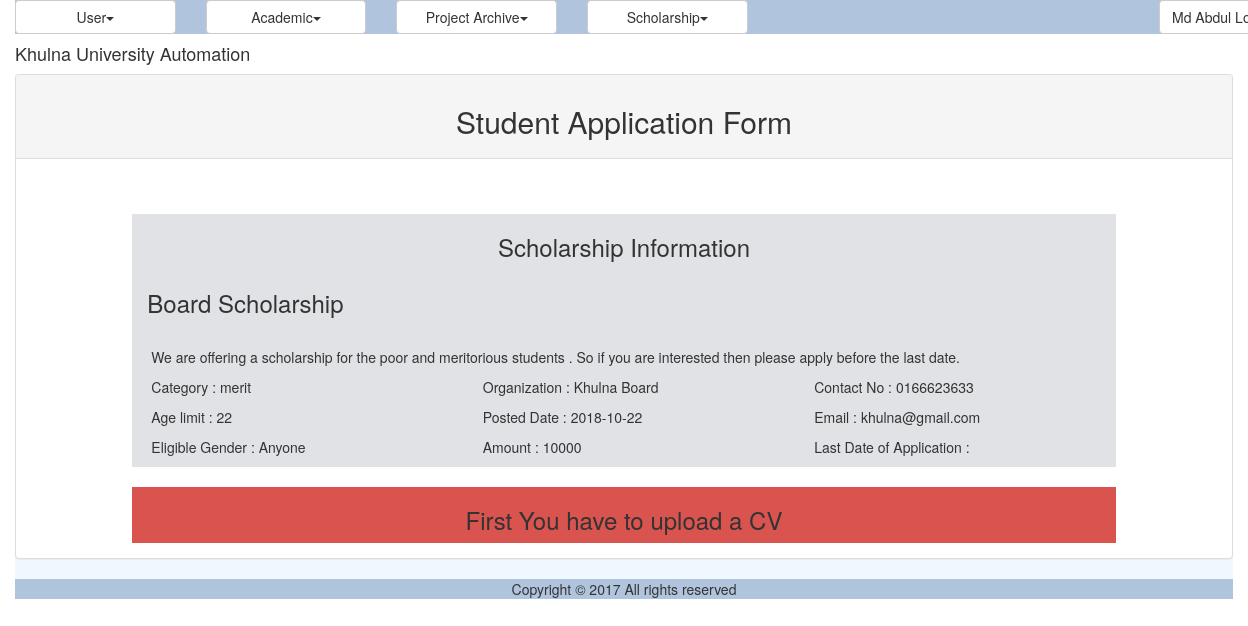
/view_scholarship.php?apply=11 (signed in), run on the app's committed database.
### tables this page shows
CREATE TABLE IF NOT EXISTS `sms_scholarship` (
  `id` int(11) NOT NULL AUTO_INCREMENT,
  `title` varchar(70) DEFAULT NULL,
  `subTitle` varchar(1000) DEFAULT NULL,
  `category` varchar(45) DEFAULT NULL,
  `publishDate` date DEFAULT NULL,
  `organization` varchar(50) DEFAULT NULL,
  `gender` varchar(20) NOT NULL,
  `ageLimit` varchar(5) DEFAULT NULL,
  `email` varchar(20) DEFAULT NULL,
  `contact` varchar(20) DEFAULT NULL,
  `amount` varchar(10) DEFAULT NULL,
  `lastDate` date DEFAULT NULL,
  `status` varchar(20) DEFAULT NULL,
  `isDeleted` varchar(10) DEFAULT NULL,
  PRIMARY KEY (`id`)
);

### util/class.util.inc (called while the page is built, shortened)
<?php
class ConfigUtil implements I_DBConfig, I_LogConfig, I_LanguageConfig{
	public static $s_instance;
	private $_host;
	private $_username;
	private $_password;
	private $_database;
	public static function getInstance() {
		if(!self::$s_instance) {
			self::$s_instance = new self();
		}
		return self::$s_instance;
	}
	private function readConfig(){
		$this->_ini_array = parse_ini_file(CONFIG.'system.ini');
		$this->_host =	$this->_ini_array['db_host'];
		$this->_username = $this->_ini_array['db_username'];
		$this->_password = $this->_ini_array['db_password'];
		$this->_database = $this->_ini_array['db_database'];
	}
	public function getDBHost(){
		return $this->_host;
	}
	public function getDBUserName(){
		return $this->_username;
	}
	public function getDBPassword(){
		return $this->_password;
	}
	public function getDBName(){
		return $this->_database;
	}
}
class DBUtil implements I_DBUtil {
	private static $s_instance;
	private $_host;
	private $_username;
	private $_password;
	private $_database;
	protected $_connection;
	protected $_result;
	public static function getInstance() {
		if(!self::$s_instance) {
			self::$s_instance = new self();
		}
		return self::$s_instance;
	}
	private function readDBConfig(){
		$_config = ConfigUtil::getInstance();
		$this->_host = $_config->getDBHost();
		$this->_username = $_config->getDBUserName();
		$this->_password = $_config->getDBPassword();
		$this->_database = $_config->getDBName();
	}
	private function setConnection(){
		$this->_connection = new mysqli($this->_host, $this->_username,
			$this->_password, $this->_database);
	}
	public function doQuery($sql) {
		$this->_result = $this->_connection->query($sql) or die(mysqli_error($this->_connection));
		return $this->_result;
	}
	public function getTopRow() {
		return $this->_result->fetch_array();
	}
}
class LogUtil{
	private static $s_instance;
	public static function getInstance(){
		if(!self::$s_instance) {
			self::$s_instance = new self();
		}
		return self::$s_instance;
	}
}
class LangUtil{
	private static $s_instance;
	public static function getInstance() {
		if(!self::$s_instance) {
			self::$s_instance = new self();
		}
		return self::$s_instance;
	}
}
?>

### modules/scholarship/ui/blade/view.display_scholarship.blade.inc (called while the page is built, shortened)
<?php
include_once UTILITY.'class.util.inc';
include_once MODULES_SCHOLARSHIP.'bao/class.display_scholarship_bao.inc';
$_ScholarshipBAO = new ScholarshipBAO();
if(isset($_GET['apply'])){
		$Scholarship = new Scholarship();
		$Scholarship->setID($_GET['apply']);
		$globalScholarship = $_ScholarshipBAO->readScholarship($Scholarship)->getResultObject();
		$flag=false;
}
?>

### modules/scholarship/bao/class.display_scholarship_bao.inc (called while the page is built, shortened)
<?php
include_once UTILITY.'class.util.inc';
include_once MODULES_SCHOLARSHIP.'dao/class.display_scholarship_dao.inc';
Class ScholarshipBAO{
	private $_ScholarshipDAO;
	public function __construct(){
		$this->_ScholarshipDAO = new ScholarshipDAO();
	}
	public function readScholarship($Scholarship){
		$Result = $this->_ScholarshipDAO->readScholarship($Scholarship);
		return $Result;
	}
}
?>

### common/class.common.scholarship.inc (called while the page is built, shortened)
<?php
class Scholarship{
    private $_ID;
    private $_Title;
    private $_Subtitle;
    private $_Category;
    private $_PublishDate;
    private $_Organization;
    private $_Gender;
    private $_AgeLimit;
    private $_Email;
    private $_ContactNumber;
    private $_ScholarshipAmount;
    public function setID ( $ID ) {
        $this->_ID = $ID;
    }
    public function getID () {
        return $this->_ID;
    }
    public function setTitle( $Title ) {
        $this->_Title = $Title;
    }
    public function getTitle() {
        return $this->_Title;
    }
    public function setSubtitle ( $Subtitle ) {
        $this->_Subtitle = $Subtitle;
    }
    public function getSubtitle () {
        return $this->_Subtitle;
    }
    public function setCategory( $Category ) {
        $this->_Category = $Category;
    }
    public function getCategory () {
        return $this->_Category;
    }
    public function setPublishDate ( $PublishDate ) {
        $this->_PublishDate = $PublishDate;
    }
    public function getPublishDate () {
        return $this->_PublishDate;
    }
    public function setOrganization ( $Organization ) {
        $this->_Organization = $Organization;
    }
    public function getOrganization () {
        return $this->_Organization;
    }
    public function setGender ( $Gender ) {
        $this->_Gender = $Gender;
    }
    public function getGender () {
        return $this->_Gender;
    }
    public function setAgeLimit( $AgeLimit ) {
        $this->_AgeLimit = $AgeLimit;
    }
    public function getAgeLimit() {
        return $this->_AgeLimit;
    }
    public function setEmail ( $Email ) {
        $this->_Email = $Email;
    }
    public function getEmail () {
        return $this->_Email;
    }
    public function setContactNumber ( $ContactNumber ) {
        $this->_ContactNumber = $ContactNumber;
    }
    public function getContactNumber () {
        return $this->_ContactNumber;
    }
    public function setScholarshipAmount ( $ScholarshipAmount ) {
        $this->_ScholarshipAmount = $ScholarshipAmount;
    }
    public function getScholarshipAmount () {
        return $this->_ScholarshipAmount;
    }
}
?>

### modules/scholarship/dao/class.display_scholarship_dao.inc (called while the page is built, shortened)
<?php
include_once COMMON.'class.common.inc';
include_once UTILITY.'class.util.inc';
include_once COMMON.'class.common.scholarship.inc';
Class ScholarshipDAO{
	private $_DB;
	public function __construct(){
		$this->_DB = DBUtil::getInstance();
	}
	public function readScholarship($Scholarship){
		$SQL = "SELECT * from sms_scholarship where id ='".$Scholarship->getID()."'";
		$this->_DB->doQuery($SQL);
		$row = $this->_DB->getTopRow();
		$this->_Scholarship = new Scholarship();
		$this->_Scholarship->setID ( $row['id']);
	    $this->_Scholarship->setTitle ( $row['title']);
	    $this->_Scholarship->setSubtitle ( $row['subTitle'] );
	    $this->_Scholarship->setCategory ( $row['category'] );
	    $this->_Scholarship->setOrganization ( $row['organization'] );
	    $this->_Scholarship->setPublishDate ( $row['publishDate'] );
	    $this->_Scholarship->setGender( $row['gender'] );
	    $this->_Scholarship->setAgeLimit( $row['ageLimit'] );
	    $this->_Scholarship->setEmail( $row['email'] );
	    $this->_Scholarship->setContactNumber( $row['contact'] );
	    $this->_Scholarship->setScholarshipAmount( $row['amount'] );
	    $this->_Scholarship->setLastDateOfApplication( $row['lastDate'] );
	    $Result = new Result();
		$Result->setIsSuccess(1);
		$Result->setResultObject($this->_Scholarship);
		return $Result;
	}
}
?>

### common/class.common.inc (called while the page is built, shortened)
<?php
class Result{
    private $_IsSuccess=0;
    private $_ResultObject;
    public function setIsSuccess($IsSuccess){
        $this->_IsSuccess = $IsSuccess;
    }
    public function getIsSuccess(){
        return $this->_IsSuccess;
    }
    public function setResultObject($ResultObject){
        $this->_ResultObject = $ResultObject;
    }
    public function getResultObject(){
        return $this->_ResultObject;
    }
}
?>

### modules/scholarship/ui/view.display_scholarship.inc (the view, shortened to what this page needs)
<?php
include_once 'blade/view.display_scholarship.blade.inc';
include_once COMMON.'class.common.inc';
?>
<?php
if(isset($_GET['apply'])){
?>
<div class="panel panel-default">
    <div class="panel-heading " style="text-align: center;" ><h2>Student Application Form</h2></div>
    <div class="panel-body">
    	<div class="row">
    		<div class="col-sm-1"></div>
    		<div class="col-sm-10">
    			<br><br>
    			<div class="container-fluid" style="background-color:#E1E2E6;">
    				<div class="row" style="text-align: center;"><h3>Scholarship Information</h3></div>
    				<div class="row">
    					<div class="col-sm-10">
    						<h3><?php echo $globalScholarship->getTitle(); ?></h3>
    					</div>
    				</div>
					  <br>
					  <div class="row" id="attribute">
					      <p><?php echo $globalScholarship->getSubtitle(); ?></p>
					  </div>
					  <div class="row">
					      <div class="row" id="attribute">
							    <div class="col-sm-4">
							      <p>Category : <?php echo $globalScholarship->getCategory(); ?></p>
							    </div>
							    <div class="col-sm-4">
							      <p>Organization : <?php echo $globalScholarship->getOrganization(); ?></p>
							    </div>
							    <div class="col-sm-4">
							      <p>Contact No : <?php echo $globalScholarship->getContactNumber(); ?></p>
							    </div>
							  </div>
					  </div>
					  <div class="row">
					      <div class="row" id="attribute">
							     <div class="col-sm-4">
							      <p>Age limit : <?php echo $globalScholarship->getAgeLimit(); ?></p>
							    </div>
							    <div class="col-sm-4">
							      <p>Posted Date : <?php echo $globalScholarship->getPublishDate(); ?></p>
							    </div>
							    <div class="col-sm-4">
							      <p>Email : <?php echo $globalScholarship->getEmail(); ?></p>
							    </div>
							  </div>
					  </div>
					  <div class="row">
					      <div class="row" id="attribute">
							    <div class="col-sm-4">
							      <p>Eligible Gender : <?php echo $globalScholarship->getGender(); ?></p>
							    </div>
							     <div class="col-sm-4">
							      <p>Amount : <?php echo $globalScholarship->getScholarshipAmount(); ?></p>
							    </div>
							    <div class="col-sm-4">
							      <p>Last Date of Application : <?php echo $Scholarship->getLastDateOfApplication(); ?></p>
							    </div>
					    </div>
					  </div>
				</div>
    			<br>
    			<?php
				if($flag == true){
				?>
    			<div class="container-fluid" style="background-color:#A2DA93;">
    				<div class="row" style="text-align: center;"><h3>Applicant Information</h3></div>
    				<div class="row">
    					<div class="col-sm-10">
    						<h4>Student ID : <?php echo $userPositions->getUniversityID(); ?></h4>
    						<h4>Student Name : <?php echo $userPositions->getFirstName()." ".$userPositions->getMiddleName()." ".$userPositions->getLastName(); ?></h4>
    					</div>
    				</div>
					  <br>
					  <div class="row">
					      <div class="row" id="attribute">
							    <div class="col-sm-4">
							      <p>Discipline : <?php echo $userPositions->getDiscipline()->getName(); ?></p>
							    </div>
							    <div class="col-sm-4">
							      <p>Email : <?php echo $userPositions->getEmail(); ?></p>
							    </div>
							    <div class="col-sm-4">
							      <p>Father's Name : <?php echo $userDetails->getFatherName(); ?></p>
							    </div>
							  </div>
					  </div>
					  <div class="row">
					      <div class="row" id="attribute">
							     <div class="col-sm-4">
							      <p>Mother's Name : <?php echo $userDetails->getMotherName(); ?></p>
							    </div>
							    <div class="col-sm-4">
							      <p>Permanent Address : <?php echo $userDetails->getPermanentAddress(); ?></p>
							    </div>
							    <div class="col-sm-4">
							      <p>Present Address : <?php echo $userDetails->getCurrentAddress(); ?></p>
							    </div>
							  </div>
					  </div>
					  <div class="row">
					      <div class="row" id="attribute">
							    <div class="col-sm-4">
							      <p>Parent's Contact No : <?php echo $userDetails->getMobilePhone(); ?></p>
							    </div>
							     <div class="col-sm-4">
							      <p>Age : <?php echo $globalStudent->getAge(); ?></p>
							    </div>
							    <div class="col-sm-4">
							      <p>Father's Proffession : <?php echo $globalStudent->getFatherProf(); ?></p>
							    </div>
					    </div>
					  </div>
					  <div class="row">
					      <div class="row" id="attribute">
							    <div class="col-sm-4">
							      <p>Yearly Income : <?php echo $globalStudent->getIncome(); ?></p>
							    </div>
							     <div class="col-sm-4">
							      <p>Siblings : <?php $globalStudent->getSibling(); ?></p>
							    </div>
							    <div class="col-sm-4">
							      <p>Mother's Proffession : <?php echo $globalStudent->getMotherProf(); ?></p>
							    </div>
					    </div>
					  </div>
					  <div class="row">
					      <div class="row" id="attribute">
							    <div class="col-sm-4">
							      <p>Reason For Apply : <?php echo $globalStudent->getReason(); ?></p>
							    </div>
							     <div class="col-sm-4">
							      <p>Cocurricular Activity : <?php echo $globalStudent->getCocurricular(); ?></p>
							    </div>
							    <div class="col-sm-4">
							      <p>Quota : <?php echo $globalStudent->getQuota();  ?></p>
							    </div>
					    </div>
					  </div>
					  <div class="row">
					      <div class="row" id="attribute">
							    <div class="col-sm-4">
							      <p>Year-Term : <?php echo $globalStudent->getCurrentTerm(); ?></p>
							    </div>
							     <div class="col-sm-4">
							      <p>Average CGPA : <?php $globalStudent->getCgpa(); ?></p>
							    </div>
							    <div class="col-sm-4">
							      <p>Document : <?php echo $globalStudent->getMotherProf(); ?></p>
							    </div>
					    </div>
					  </div>
				</div>
				<div id="form">
				<form method="post" class="form-horizontal">
				        <div class="form-group">
			              <div class="col-sm-offset-2 col-sm-10">
								<?php
								if(isset($_GET['edit']))
								{
									?>
									<button type="submit" name="update">update</button>
									<?php
								}
								else
								{
									?>
									<button type="submit" name="save">SUBMIT</button>
									<?php
								}
								?>
							</div>
						</div>
				</form>
				</div>
				<?php
				}
				else{
				?>
				<div class="container-fluid" style="background-color:#D9534F;">
    				<div class="row" style="text-align: center;"><h3>First You have to upload a CV</h3></div>
    			</div>
				<?php
				}
				?>
			</div>
    		<div class="col-sm-1"></div>
    	</div>
	</div>
</div>
<?php
}
?>

### resources/css/style.css (style rules this page uses)
.container-fluid { padding-left: 15px; padding-right: 15px; }

### modules/scholarship/ui/view.display_scholarship.inc (style rules this page uses)
#attribute { margin-left: 4px; }

### data on the page
sms_scholarship: title "Board Scholarship", subTitle "We are offering a scholarship for the poor and meritorious students . So if you are interested then please apply before the last date.", category "merit", organization "Khulna Board", contact "0166623633", ageLimit "22", publishDate "2018-10-22", email "khulna@gmail.com", gender "Anyone", amount "10000"

### other printed values
$globalMenu[$i]->getTitle() "User Academic Project Archive Scholarship"
$CurrentUser->getFullName() "Md Abdul…"
